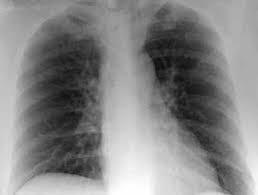
//> input picture parte_3/imagen1.jpg, 258 x 195 px
$ ./parte3   (built with g++ and OpenCV 4)
//> lines starting //> are read from the running program, lines starting //| are printed output that depends on the picture; after the words box and inside, x2 and y2 are one past the last pixel; in counts of white or black regions, pixels touching at a corner belong together
#include <opencv2/opencv.hpp>
#include <iostream>

using namespace cv;
using namespace std;

// Función para agregar texto a una imagen
void agregarTexto(Mat &imagen, const string &texto, const Point &posicion) {
    putText(imagen, texto, posicion, FONT_HERSHEY_SIMPLEX, 0.7, Scalar(255, 255, 255), 2);
}

// Función para aplicar operaciones morfológicas a una imagen
void aplicarOperacionesMorfologicas(const Mat& imagen, int tamanoKernel, const string& nombreImagen, int indice) {
    Mat erosionada, dilatada, topHat, blackHat, resultado;
    Mat kernel = getStructuringElement(MORPH_RECT, Size(tamanoKernel, tamanoKernel));

    // Erosión
    erode(imagen, erosionada, kernel);
    agregarTexto(erosionada, "Erosion", Point(10, 30));

    // Dilatación
    dilate(imagen, dilatada, kernel);
    agregarTexto(dilatada, "Dilatacion", Point(10, 30));

    // Top Hat
    morphologyEx(imagen, topHat, MORPH_TOPHAT, kernel);
    agregarTexto(topHat, "Top Hat", Point(10, 30));

    // Black Hat
    morphologyEx(imagen, blackHat, MORPH_BLACKHAT, kernel);
    agregarTexto(blackHat, "Black Hat", Point(10, 30));

    // Original + (Top Hat - Black Hat)
    resultado = imagen + (topHat - blackHat);
    agregarTexto(resultado, "Resultado", Point(10, 30));

    // Concatenar imágenes en una sola ventana
    Mat combinada;
    hconcat(vector<Mat>{imagen, erosionada, dilatada}, combinada);
    Mat combinada2;
    hconcat(vector<Mat>{topHat, blackHat, resultado}, combinada2);
    vconcat(vector<Mat>{combinada, combinada2}, combinada);

    // Mostrar resultados
    string nombreVentana = nombreImagen + " - Tamaño de Kernel " + to_string(tamanoKernel) + " (" + to_string(indice) + ")";
    namedWindow(nombreVentana, WINDOW_NORMAL);
    imshow(nombreVentana, combinada);
}

int main() {
    // Cargar imágenes médicas en escala de grises
    Mat imagen1 = imread("imagen1.jpg", IMREAD_GRAYSCALE);
//> imagen1 is the input picture: 195 rows x 258 cols, CV_8UC1; min 12, max 255, mean 133.8
    Mat imagen2 = imread("imagen2.jpg", IMREAD_GRAYSCALE);
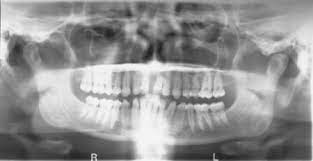
//> input picture parte_3/imagen2.jpg, 313 x 161 px
//> imagen2 is the input picture: 161 rows x 313 cols, CV_8UC1; min 26, max 255, mean 146.8
    Mat imagen3 = imread("imagen3.jpg", IMREAD_GRAYSCALE);
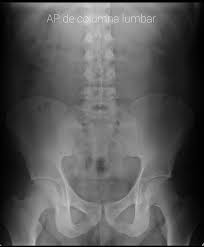
//> input picture parte_3/imagen3.jpg, 204 x 247 px
//> imagen3 is the input picture: 247 rows x 204 cols, CV_8UC1; min 0, max 239, mean 88.4

    if (imagen1.empty() || imagen2.empty() || imagen3.empty()) {
        cerr << "Error al cargar imágenes" << endl;
        return -1;
    }

    // Aplicar operaciones morfológicas con diferentes tamaños de kernel
    vector<int> tamanosKernel = {15, 25, 37};

    for (int tamano : tamanosKernel) {
        cout << "Tamaño del kernel: " << tamano << endl;
        aplicarOperacionesMorfologicas(imagen1, tamano, "Imagen 1", tamano);
        aplicarOperacionesMorfologicas(imagen2, tamano, "Imagen 2", tamano);
        aplicarOperacionesMorfologicas(imagen3, tamano, "Imagen 3", tamano);
    }
//> this loop made 3 passes
//> (nombreVentana in aplicarOperacionesMorfologicas, nombreVentana in aplicarOperacionesMorfologicas (second call)) on passes 1 to 3: ("Imagen 1 - Tamaño de Kernel 15 (15)", "Imagen 2 - Tamaño de Kernel 15 (15)"), ("Imagen 1 - Tamaño de Kernel 25 (25)", "Imagen 2 - Tamaño de Kernel 25 (25)"), ("Imagen 1 - Tamaño de Kernel 37 (37)", "Imagen 2 - Tamaño de Kernel 37 (37)")
//> pass 1, in aplicarOperacionesMorfologicas, `erode(imagen, erosionada, kernel);`:
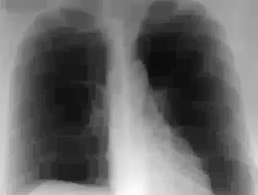
//> erosionada: 195 rows x 258 cols, CV_8UC1; min 12, max 253, mean 105.2
//> pass 1, in agregarTexto, `putText(imagen, texto, posicion, FONT_HERSHEY_SIMPLEX, 0.7, Scalar(255..`:
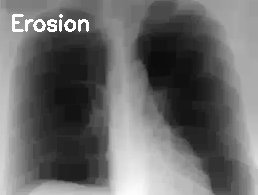
//> imagen: 195 rows x 258 cols, CV_8UC1; 1.15% of pixels changed, all inside (x1, y1, x2, y2) = (12, 14, 89, 32)
//> pass 1, in aplicarOperacionesMorfologicas, `dilate(imagen, dilatada, kernel);`:
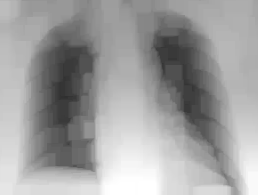
//> dilatada: 195 rows x 258 cols, CV_8UC1; min 47, max 255, mean 159.4
//> pass 1, in agregarTexto (call 2), `putText(imagen, texto, posicion, FONT_HERSHEY_SIMPLEX, 0.7, Scalar(255..`:
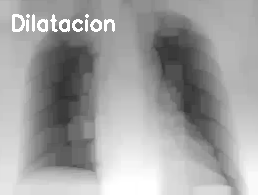
//> imagen: 195 rows x 258 cols, CV_8UC1; 1.57% of pixels changed, all inside (x1, y1, x2, y2) = (12, 14, 115, 32)

    // Esperar una tecla antes de salir
    waitKey(0);

    return 0;
}
